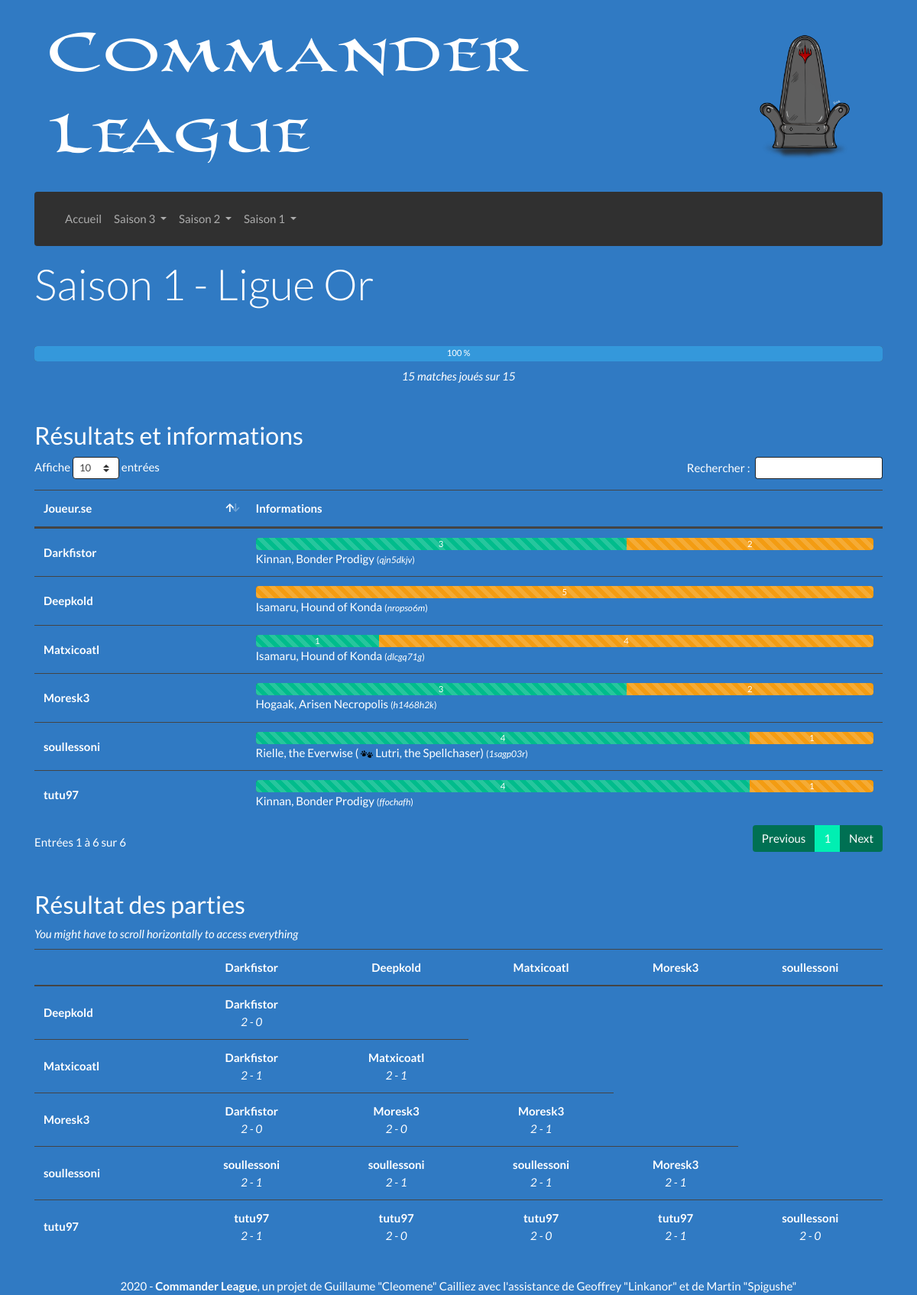
The app's page /Saison-1/Ligue-Or with its own data.
### tables this page shows
CREATE TABLE "participants" (
	"id_discord"	TEXT,
	"pseudo"	TEXT NOT NULL,
	"nom_role"	TEXT NOT NULL,
	PRIMARY KEY("id_discord")
);

CREATE TABLE "decks" (
	"id_deck"	INTEGER PRIMARY KEY AUTOINCREMENT,
	"id_discord"	TEXT NOT NULL,
	"est_joue"	INTEGER NOT NULL,
	"cle_MV"	INTEGER NOT NULL,
	"hash"	TEXT NOT NULL,
	"liste"	TEXT NOT NULL,
	"general"	TEXT NOT NULL
);

### Afficher/Elements/Tableaux/TableauJoueurs.php (called while the page is built)
<?php
require_once("Afficher/Elements/Tableaux/Vue_TableauJoueurs.php");
function afficherTableauJoueurs ($helper) {
	return tableauJoueurs($helper);
}

### Afficher/Controleur.php (called while the page is built)
<?php
function getContenu ()
{
	if (isset($_GET['saison']) && isset($_GET['ligue']))
	{
		if (preg_match("/Placement/", $_GET['ligue']))
		{
			require_once('Afficher/Elements/Placement/Controleur.php');
		}
		else if (preg_match("/Playoff/", $_GET['ligue']))
		{
		}
		else
		{
			require_once('Afficher/Elements/Ligue/Controleur.php');
		}
	}
	else
	{
		require_once('Afficher/Elements/Saison.php');
	}
	return Affichage($helper);
}
require_once('Afficher/Vue.php');

### Afficher/Vue.php (called while the page is built)
<?php
$contenu = getContenu();
require_once('Afficher/Elements/Gabarit.php');

### index.php (called while the page is built, shortened)
<?php
require_once('Controleur.php');

### Afficher/Elements/Barres/BarreJoueur.php (called while the page is built)
<?php
require_once("Afficher/Elements/Barres/Vue_BarreJoueur.php");
function afficherBarreJoueur ($helper, $pseudo) {
	$nombreJoueurs = $helper['infos']['nbDecks'];
	$nombreMatches = $nombreJoueurs - 1;
	$widthMatch = round(100/$nombreMatches,2);
	$victoires = $helper[$pseudo]['victoires'];
	$defaites  = $helper[$pseudo]['defaites'];
	return barreJoueur($victoires , $defaites , $widthMatch);
}
?>

### Modele.php (called while the page is built, shortened)
<?php
function getBdd() {
	$bdd = new PDO("sqlite:BD/database.sqlite");
	    $bdd->setAttribute(PDO::ATTR_DEFAULT_FETCH_MODE, PDO::FETCH_ASSOC);
	    $bdd->setAttribute(PDO::ATTR_ERRMODE, PDO::ERRMODE_EXCEPTION);
	$bdd->query($_SESSION['dicoTables']['tableParticipants']);
	$bdd->query($_SESSION['dicoTables']['tableRoles']);
	$bdd->query($_SESSION['dicoTables']['tableDecks']);
	$bdd->query($_SESSION['dicoTables']['tableResultats']);
	$bdd->query($_SESSION['dicoTables']['tableLigues']);
	return $bdd;
}
function executerRequete($sql, $params = null) {
	if ($params == null) {
		$resultat = getBdd()->query($sql);
	} else {
		$resultat = getBdd()->prepare($sql);
		$resultat->execute($params);
	}
	return $resultat;
}

### Afficher/Elements/Resultats/Details.php (called while the page is built, shortened)
<?php
$helper = array();
$sql = "SELECT liste_decks FROM ligues
		WHERE num_saison = :s AND nom_ligue = :l;";
$helper['infos']['saison'] = $_GET['saison'];
$helper['infos']['ligue']  = preg_split("/-/",$_GET['ligue'])[0];
$donnees = array(
	':l' => $_GET['ligue'],
	':s' => $helper['infos']['saison'],
);
$requete = executerRequete($sql,$donnees);
$resultat = $requete->fetch()['liste_decks'];
$_liste = preg_split('/, /i',$resultat);
$helper['infos']['decks'] = $_liste;
$_nbDecks = count($helper['infos']['decks']);
$helper['infos']['nbDecks'] = $_nbDecks;
$helper['infos']['max'] = $_nbDecks * ($_nbDecks - 1) / 2;
$helper['infos']['joues'] = 0;
$sql = "SELECT * FROM participants p
		JOIN decks d ON p.id_discord = d.id_discord
		WHERE d.id_deck = :id;";
for ($i = 0; $i < count($helper['infos']['decks']); $i++) {
	$requete = executerRequete($sql,array(':id'=>$helper['infos']['decks'][$i]));
	$resultat = $requete->fetch();
	$helper['infos']['pseudo'][] = $resultat['pseudo'];
	$helper['infos']['id_discord'][] = $resultat['id_discord'];
	$helper[$resultat['id_deck']] = array(
		'pseudo'		=> $resultat['pseudo'],
		'id_discord'	=> $resultat['id_discord'],
		'id_deck'		=> $resultat['id_deck'],
		'liste'			=> $resultat['liste'],
		'general'		=> $resultat['general'],
		'hash'			=> $resultat['hash'],
		'parties'		=> array(),
		'victoires'		=> 0,
		'defaites'		=> 0,
	);
}

### Afficher/Elements/Ligue/Controleur.php (called while the page is built)
<?php
require_once('Afficher/Elements/Modele.php');
require_once('Afficher/Elements/Ligue/Modele.php');
require_once("Afficher/Elements/Resultats/Details.php");
require_once("Afficher/Elements/Vue/Vue_Ligue.php");

### Afficher/Elements/Ligue/Modele.php (called while the page is built, shortened)
<?php
function afficheGeneral ($texte) {
	$contraintes = "";
	if (preg_match('/\(/i',$texte)) $contraintes .= "C";
	if ($contraintes == "") return $texte;
	if (preg_match('/c/i',$contraintes)) {
		$compagnon = substr(preg_split('/\(/',$texte)[1],0,strlen(preg_split('/\(/',$texte)[1])-1);
		$retour = (preg_match('/p/i',$contraintes)) ? $retour : preg_split('/\(/i',$texte)[0];
		$retour .= " ( " . imageCompagnon() . " " . $compagnon . ")";
	}
	return $retour;
}

### Afficher/Elements/Tableaux/Vue_TableauJoueurs.php (the view)
<?php
function tableauJoueurs ($helper) {
	ob_start(); ?>
	<div class="table-responsive text-nowrap">
	<table id="tableJoueurs" class="table table-hover" aria-describedby="tableJoueurs">
		<thead>
			<tr>
				<th scope="col" class="sorting" aria-controls="tableJoueurs">Joueur.se</th>
				<th scope="col" class="col-9">Informations</th>
			</tr>
		</thead>
		<tbody>
			<?php
			for ($i = 0; $i < count($helper['infos']['pseudo']); $i++) {
				$cle = $helper['infos']['pseudo'][$i];
			?>
			<tr>
				<td scope="row" class="align-middle">
					<strong><?= $cle ?></strong>
				</td>
				<td>
					<?= afficherBarreJoueur($helper,$cle) ?>
					<?= afficheGeneral($helper[$cle]['general']) ?>
						<small>(<i><?= $helper[$cle]['hash'] ?></i>)</small>
				</td>
			</tr>
			<?php
			}
			?>
		</tbody>
	</table>
	</div>
	<?php return ob_get_clean();
}

### Afficher/Elements/Barres/Vue_BarreJoueur.php
<?php
function barreJoueur($victoires , $defaites , $widthMatch) {
	ob_start(); ?>
	<div class="progress">
		<div class="progress-bar progress-bar-striped bg-success" role="progressbar"
			style="width:<?= round($victoires*$widthMatch,2) ?>%"><?= $victoires ?></div>
		<div class="progress-bar progress-bar-striped bg-warning" role="progressbar"
			style="width:<?= round($defaites*$widthMatch,2) ?>%"><?= $defaites ?></div>
	</div>
	<?php return ob_get_clean();
}

### Afficher/Elements/Tableaux/Vue_TableauResultats.php
<?php
function tableauResultats ($helper) {
	ob_start(); ?>
	<div class="table-responsive">
	<table id="tableMatches" class="table table-hover" aria-describedby="tableMatches">
		<thead>
			<tr>
				<th scope="col" class="sorting" aria-controls="tablePlacements"></th>
			<?php
			sort($helper['infos']['pseudo']);
			for ($i = 0; $i < (count($helper['infos']['pseudo'])-1); $i++) {
				$cle = $helper['infos']['pseudo'][$i];
				?>
				<th scope="col" class="text-center"><?= $cle ?></th>
				<?php
				}
			?>
			</tr>
		</thead>
		<tbody>
		<?php
		for ($i = 1; $i < count($helper['infos']['pseudo']); $i++) {
			$cle = $helper['infos']['pseudo'][$i];
			?>
			<tr>
				<td scope="row" class="align-middle">
					<strong><?= $cle ?></strong>
				</td>
				<?php for ($j = 0; $j < $i; $j++) : ?>
					<td class='align-middle text-center'>
						<?= afficheResultat($helper,$cle,$helper['infos']['pseudo'][$j]) ?>
					</td>
				<?php endfor; ?>
			</tr>
			<?php
		}
		?>
		</tbody>
	</table>
	</div>
	<?php return ob_get_clean();
}

### Afficher/Elements/Tableaux/TableauResultats.php
<?php
require_once('Afficher/Elements/Tableaux/Vue_TableauResultats.php');
function AfficherTableauResultats ($helper) {
	return tableauResultats($helper);
}
function afficheResultat ($helper, $pseudo1, $pseudo2) {
	if (isset($helper[$pseudo1]['parties'][$pseudo2])) {
		$vainqueur = $helper[$pseudo1]['parties'][$pseudo2]['w_pseudo'];
		if ($vainqueur != $pseudo1) {
			$pseudo2 = $pseudo1;
			$pseudo1 = $vainqueur;
		}
		$resultat = $helper[$pseudo1]['parties'][$pseudo2]['string'];
		return "<strong>$vainqueur</strong><br><i>$resultat</i>";
	}
	return "<i>Partie à jouer</i>";
}

### Afficher/CSS/overriding.css (style rules this page uses)
body { background-image: url('/Afficher/CSS/Images/Background.png'); background-color: #307AC3; background-size: 100%; }

### records on screen
participants: decks.general "Kinnan, Bonder Prodigy", decks.hash "qjn5dkjv", pseudo "Darkfistor", pseudo "2 - 0", pseudo "2 - 1", pseudo "soullessoni"
participants: cle "Deepkold", $defaites*$widthMatch 100 (drawn), defaites "5", decks.general "Isamaru, Hound of Konda", decks.hash "nropso6m"
participants: decks.general "Isamaru, Hound of Konda", decks.hash "dlcgq71g"
participants: decks.general "Hogaak, Arisen Necropolis", decks.hash "h1468h2k"
participants: decks.general "Rielle, the Everwise ( Lutri, the Spellchaser)", decks.hash "1sagp03r"
participants: decks.general "Kinnan, Bonder Prodigy", decks.hash "ffochafh"

### other values on screen
$_GET['saison'] "1"
$_GET['ligue'] "Or"
$status "100"
$played "15"
$max "15"
$cle "Darkfistor"
$victoires "3"
$defaites "2"
$cle "Matxicoatl"
$victoires "1"
$defaites "4"
$cle "Moresk3"
$cle "soullessoni"
$victoires "4"
$defaites "1"
